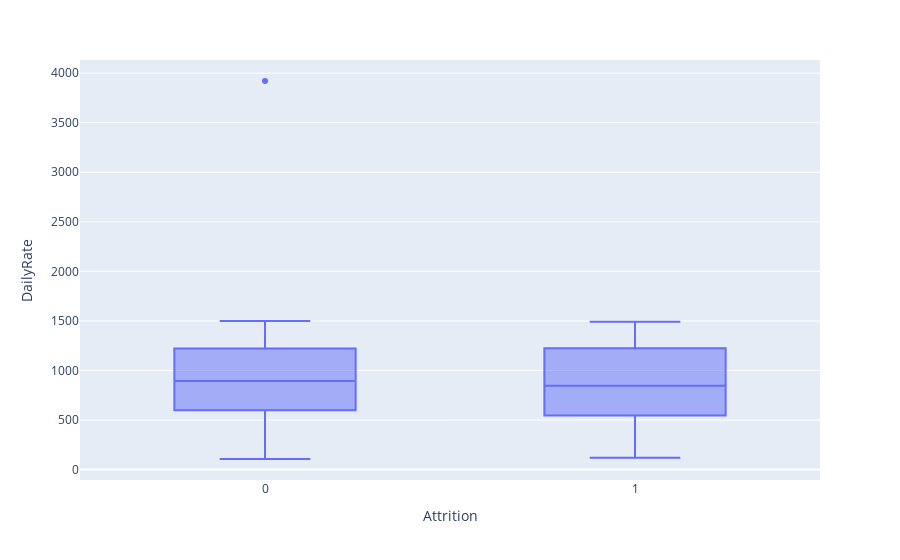

Notebook cell for this chart:
### Code cell
fig = px.box(df, x = 'Attrition',y = 'DailyRate')
fig.show()
plt.savefig('5.png')

### Figure 1 — Plotly figure (JSON) as saved in the notebook; plotly's stock layout.template omitted (floating-point values rounded to 4 significant figures; data arrays with more than 128 entries replaced by an {"elided": "..."} marker saying what was removed)
{"data": [{"alignmentgroup": "True", "hovertemplate": "Attrition=%{x}<br>DailyRate=%{y}<extra></extra>", "legendgroup": "", "marker": {"color": "#636efa"}, "name": "", "notched": false, "offsetgroup": "", "orientation": "v", "showlegend": false, "type": "box", "x": {"elided": "1677 int values"}, "x0": " ", "xaxis": "x", "y": {"elided": "1677 int values"}, "y0": " ", "yaxis": "y"}], "layout": {"boxmode": "group", "legend": {"tracegroupgap": 0}, "margin": {"t": 60}, "xaxis": {"anchor": "y", "domain": [0, 1], "title": {"text": "Attrition"}}, "yaxis": {"anchor": "x", "domain": [0, 1], "title": {"text": "DailyRate"}}}}
